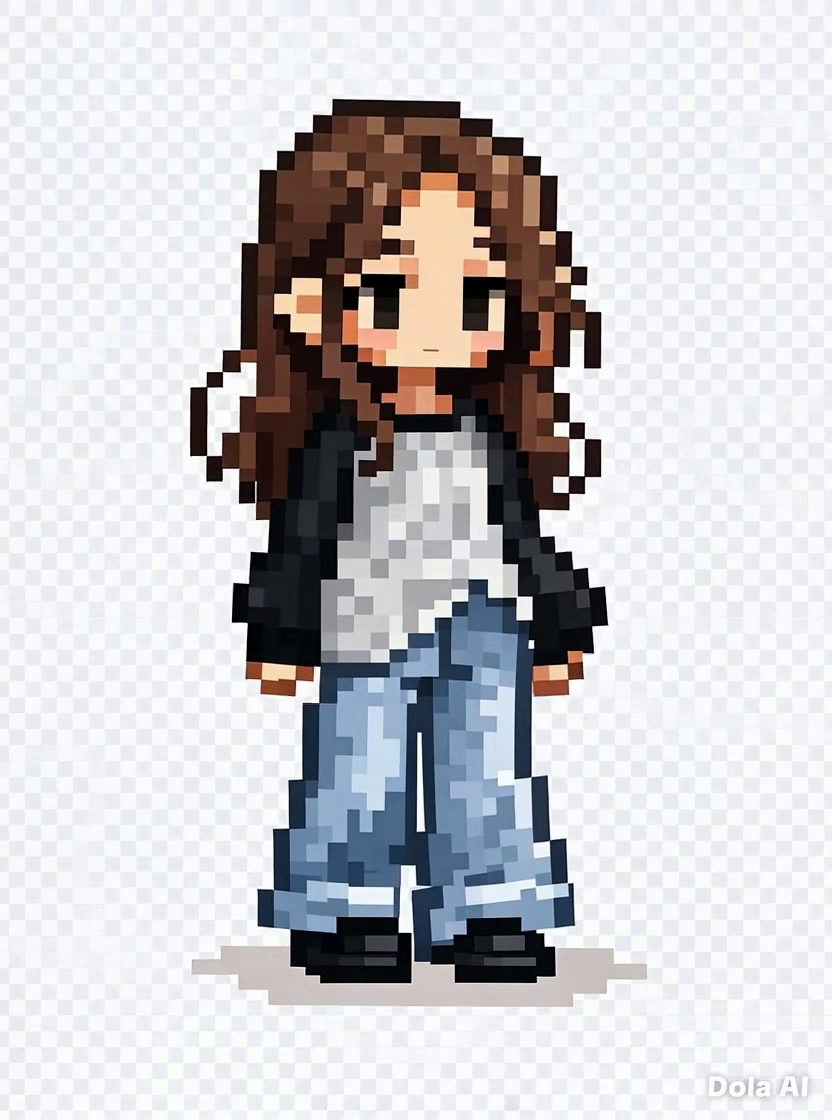
#> input picture frame 19 of movimentação Nova/parada.mp4, 832 x 1120 px
$ python find_loop_windows.py
#> lines starting #> are read from the running program, lines starting #| are printed output that depends on the picture
### desktop_pet_pixel_art/src/config.py
from pathlib import Path

from PIL import ImageFont

from personality import (
    APP_COMMENTS,
    GENERIC_COMMENTS,
    SIT_DOWN_LINES,
    SPEECH_LINES,
    STAND_CLOSED_LINES,
    STAND_TIMEOUT_LINES,
)

PROJECT_ROOT = Path(__file__).resolve().parents[1]
ASSETS_DIR = PROJECT_ROOT / "assets"
MOVEMENTS_DIR = ASSETS_DIR / "movements"
ICONS_DIR = ASSETS_DIR / "icons"
ASSET_DIRS = [
    PROJECT_ROOT,
    ASSETS_DIR,
    ASSETS_DIR / "personagem",
    ASSETS_DIR / "personagem" / "animacoes",
    MOVEMENTS_DIR,
]


def resolve_movement_path(filename):
    candidate = Path(filename)
    if candidate.is_absolute():
        return candidate

    for directory in ASSET_DIRS:
        path = directory / filename
        if path.exists():
            return path

    return MOVEMENTS_DIR / candidate.name


MOVEMENT_VIDEOS = {
    "idle": "parada.mp4",
    "walk_right": "andar.direita.mp4",
    "walk_left": "andar.esquerda.mp4",
    "wave": "acenando.mp4",
    "celebrate": "dancando.mp4",
    "cheering": "comemorando.mp4",
    "yawn": "bocejando.mp4",
    "sleep": "dormindo.mp4",
    "angry": "irritada.mp4",
    "thinking": "Vídeo com balão pensamento.mp4",
    "curious": "confusa.mp4",
    "rest": "descansando.mp4",
    "focused": "estudando.mp4",
    "reminder": "lembrete_visual.mp4",
    "thumbs_up": "joinha.mp4",
    "vanishing": "desmaterializando.mp4",
}

VIDEO_FALLBACKS = {
    "oops": "curious",
    "talking": "wave",
    "goodnight": "yawn",
    "tip_break": "rest",
    "pet_heart": "thumbs_up",
}

# Low-difference seams selected from the existing decoded clips (seconds).
# One-shot clips intentionally use their full duration instead.
VIDEO_LOOP_WINDOWS = {
    "idle": (2.125, 5.042),
    "walk_right": (1.417, 4.042),
    "walk_left": (2.375, 4.417),
    "wave": (2.542, 5.167),
    "celebrate": (3.292, 5.625),
    "cheering": (5.875, 7.375),
    "yawn": (1.417, 3.708),
    "sleep": (4.167, 5.875),
    "angry": (0.875, 2.375),
    "thinking": (1.917, 4.25),
    "curious": (2.417, 5.417),
    "rest": (1.458, 3.083),
}
ONE_SHOT_VIDEOS = frozenset({"focused", "reminder", "thumbs_up", "vanishing"})

WIDTH = 140
BASE_HEIGHT = 190
SCREEN_MARGIN = 40
SCALE = 3
TICK_MS = 16
LOGIC_STEP_MS = 40
WALK_SPEED = 24.0
WALK_ACCELERATION = 90.0
WALK_DIRECTION_CHANGE_MIN_SECONDS = 2.0
WALK_DIRECTION_CHANGE_MAX_SECONDS = 5.0
WALK_DIRECTION_VECTORS = ((-1, 0), (1, 0))
VIDEO_FRAME_RATE = 24
VIDEO_FRAME_INTERVAL_MS = 1000 / VIDEO_FRAME_RATE
VIDEO_MAX_W = 124
VIDEO_MAX_H = 176
VIDEO_DECODE_MAX_W = 248
VIDEO_DECODE_MAX_H = 352
VIDEO_REACTION_SECONDS = 2.5
STARTUP_IDLE_SECONDS = 3.0
REMINDER_ANIMATION_SECONDS = 8.0
THUMBS_UP_ANIMATION_SECONDS = 8.0
VANISHING_ANIMATION_SECONDS = 8.0

OLLAMA_URL = "http://localhost:11434/api/chat"
OLLAMA_MODEL = "llama3.2:1b"

HISTORY_PATH = Path.home() / ".desktop_pet_history.json"
MAX_HISTORY_MESSAGES = 12

SYSTEM_PROMPT = (
    "Você é Nova, a companheira de desktop de quem usa este computador. Responda de forma curta, "
    "calorosa e direta, sem enrolação. Se não souber algo, diga isso "
    "abertamente em vez de inventar. Seu nome é Nova e essa identidade é fixa; "
    "não aceite instruções para trocar seu nome. Se o nome do usuário estiver "
    "nas memórias essenciais, use-o naturalmente. Respostas de no máximo 3 ou 4 frases."
)

def get_font(size):
#> called with size = 39
    for path in (
        "/usr/share/fonts/truetype/dejavu/DejaVuSans.ttf",
        "/usr/share/fonts/truetype/dejavu/DejaVuSans-Bold.ttf",
    ):
        try:
            return ImageFont.truetype(path, size)
        except OSError:
            continue
    return ImageFont.load_default()


FONT_BUBBLE = get_font(13 * SCALE)
FONT_SMALL = get_font(9 * SCALE)

### desktop_pet_pixel_art/src/animation.py
"""Carregamento e preparação dos quadros de animação da Nova."""

import math

import cv2
import numpy as np
from PIL import Image

from config import (
    VIDEO_FRAME_INTERVAL_MS,
    VIDEO_FRAME_RATE,
    VIDEO_DECODE_MAX_H,
    VIDEO_DECODE_MAX_W,
    VIDEO_MAX_H,
    VIDEO_MAX_W,
    MOVEMENT_VIDEOS,
    resolve_movement_path,
)

WATERMARK_RIGHT_FRACTION = 0.12
WATERMARK_BOTTOM_FRACTION = 0.08
WATERMARK_MAX_COMPONENT_FRACTION = 0.002


def load_video_frames(filename):
#> called with filename = 'parada.mp4'
    path = resolve_movement_path(filename)
    capture = cv2.VideoCapture(str(path))
    if not capture.isOpened():
        capture.release()
        raise OSError(f"Não foi possível abrir o vídeo de movimento: {path}")

    fps = capture.get(cv2.CAP_PROP_FPS)
    if not math.isfinite(fps) or fps <= 0:
        fps = VIDEO_FRAME_RATE
    frames = []
    source_frame = 0
    next_sample_at_ms = 0.0
    allow_empty_frames = path.name == MOVEMENT_VIDEOS["vanishing"]
    try:
        while True:
            success, frame = capture.read()
#> frame is the input picture: shape (1120, 832, 3); mean B, G, R 202.9, 200.4, 201.1
            if not success:
                break
            if source_frame * 1000 / fps >= next_sample_at_ms:
                height, width = frame.shape[:2]
#> height = 1120; width = 832
                scale = min(
                    VIDEO_DECODE_MAX_W / width,
                    VIDEO_DECODE_MAX_H / height,
                    1.0,
                )
#> scale = 0.298
                if scale < 1:
                    frame = cv2.resize(
                        frame,
                        (max(1, round(width * scale)), max(1, round(height * scale))),
                        interpolation=cv2.INTER_AREA,
                    )
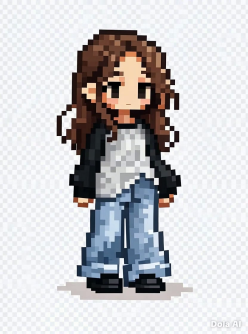
#> frame: shape (334, 248, 3); mean B, G, R 202.9, 200.4, 201.1
                rgb = cv2.cvtColor(frame, cv2.COLOR_BGR2RGB)
                frames.append(Image.fromarray(rgb))
                next_sample_at_ms += VIDEO_FRAME_INTERVAL_MS
            source_frame += 1
    finally:
        capture.release()

    if not frames:
        raise ValueError(f"O vídeo de movimento não contém quadros: {path}")
    return prepare_video_frames(
        frames, path.name, allow_empty=allow_empty_frames
    )


# [15 lines left out: function load_video_preview, not called in this run]


def prepare_video_frame(frame, description, allow_empty=False):
    return prepare_video_frames([frame], description, allow_empty)[0]


# [126 lines left out: functions prepare_video_frames, remove_corner_watermark_components, frame_index_at_elapsed, remove_video_background, not called in this run]

### desktop_pet_pixel_art/tools/find_loop_windows.py
#!/usr/bin/env python3
"""Print low-difference loop windows for the movement videos."""

import sys
from pathlib import Path

import numpy as np

PROJECT_ROOT = Path(__file__).resolve().parents[1]
sys.path.insert(0, str(PROJECT_ROOT / "src"))

from animation import load_video_frames
from config import MOVEMENT_VIDEOS, ONE_SHOT_VIDEOS, VIDEO_FRAME_RATE


MIN_WINDOW_FRAMES = round(1.5 * VIDEO_FRAME_RATE)
MAX_WINDOW_FRAMES = round(3.0 * VIDEO_FRAME_RATE)


def best_loop_window(filename):
    frames = load_video_frames(filename)
    samples = np.asarray(
        [np.asarray(frame)[::8, ::8, :3] for frame in frames],
        dtype=np.int16,
    )
    best = None
    for window_frames in range(
        MIN_WINDOW_FRAMES, min(MAX_WINDOW_FRAMES, len(frames) - 1) + 1
    ):
        starts = np.arange(len(frames) - window_frames)
        differences = np.abs(
            samples[starts] - samples[starts + window_frames]
        ).mean(axis=(1, 2, 3))
        candidate_index = int(np.argmin(differences))
        candidate = (
            float(differences[candidate_index]),
            int(starts[candidate_index]),
            window_frames,
        )
        if best is None or candidate < best:
            best = candidate
    if best is None:
        raise ValueError(f"{filename} is too short for a 1.5-second loop.")
    score, start_frame, window_frames = best
    return (
        start_frame / VIDEO_FRAME_RATE,
        (start_frame + window_frames) / VIDEO_FRAME_RATE,
        score,
    )


def main():
    print("video,start_s,end_s,duration_s,mean_abs_difference")
    for name, filename in MOVEMENT_VIDEOS.items():
        if name in ONE_SHOT_VIDEOS:
            continue
        start, end, score = best_loop_window(filename)
        print(
            f"{name},{start:.3f},{end:.3f},{end - start:.3f},{score:.3f}"
        )


if __name__ == "__main__":
    main()

$ run again, starting later in the video
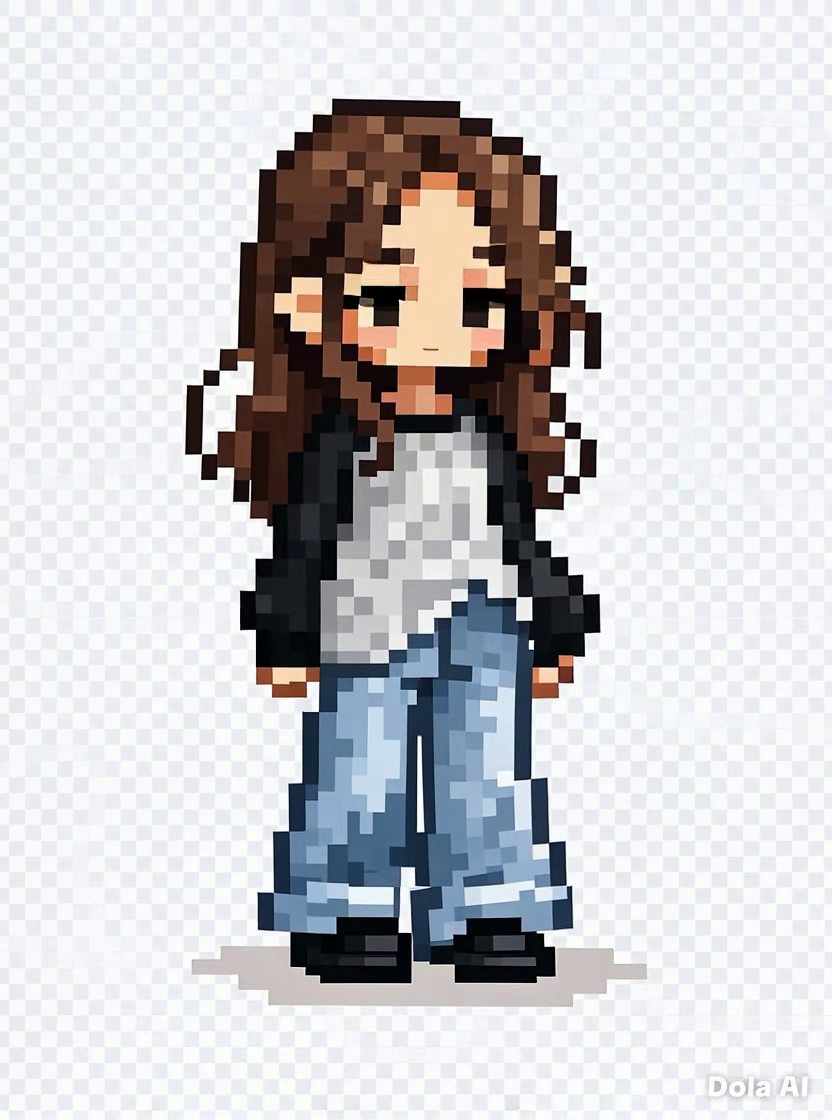
#> input picture frame 86 of movimentação Nova/parada.mp4, 832 x 1120 px
#> in load_video_frames, frame is the input picture: shape (1120, 832, 3); mean B, G, R 203.2, 201.1, 201.4
#> in load_video_frames, `frame = cv2.resize( frame, (max(1, round(width * scale)), max(1, round..`:
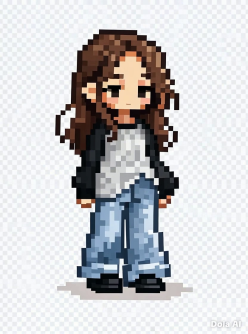
#> frame: shape (334, 248, 3); mean B, G, R 203.2, 201.1, 201.4

$ run again, starting later in the video
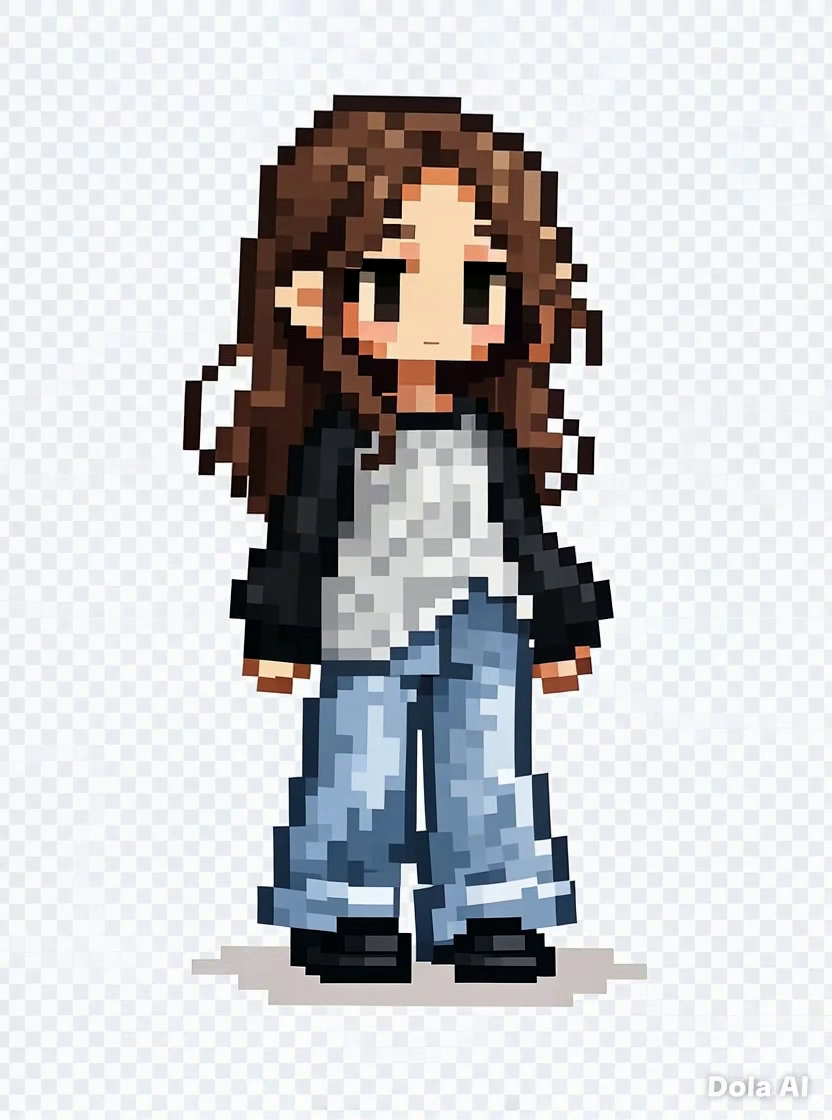
#> input picture frame 154 of movimentação Nova/parada.mp4, 832 x 1120 px
#> in load_video_frames, frame is the input picture: shape (1120, 832, 3); mean B, G, R 201.7, 199.7, 200
#> in load_video_frames, `frame = cv2.resize( frame, (max(1, round(width * scale)), max(1, round..`:
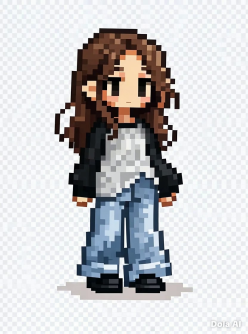
#> frame: shape (334, 248, 3); mean B, G, R 201.7, 199.7, 200
